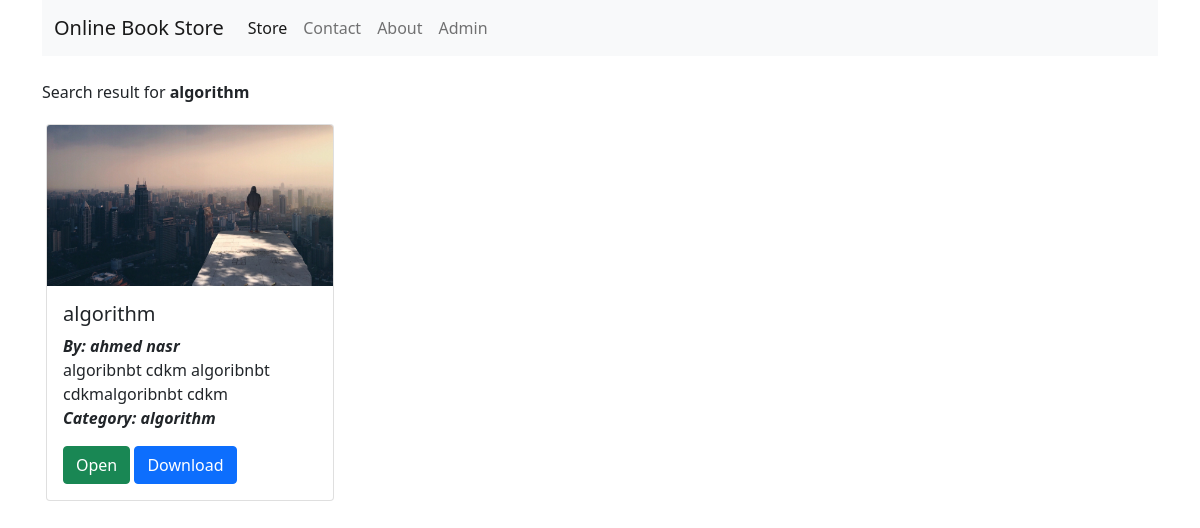
The app's page /search.php?key=algorithm (signed in) with its own data.
### tables this page shows
CREATE TABLE `books` (
  `id` int(11) NOT NULL,
  `title` varchar(255) NOT NULL,
  `author_id` int(11) NOT NULL,
  `description` text NOT NULL,
  `category_id` int(11) NOT NULL,
  `cover` varchar(255) NOT NULL,
  `file` varchar(255) NOT NULL
);

CREATE TABLE `authors` (
  `id` int(11) NOT NULL,
  `name` varchar(255) NOT NULL
);

CREATE TABLE `categories` (
  `id` int(11) NOT NULL,
  `name` varchar(255) NOT NULL
);

### php/functions.php (called while the page is built, shortened)
<?php
        function validate($data){
            $data = trim($data);
            $data = htmlspecialchars($data);
            $data = stripslashes($data);
            return $data ;
        }
        function getauthorbyid ($id , $conn){
            $sql = "SELECT * FROM authors WHERE id= ?";
            $stmt = $conn->prepare($sql);
            $stmt->execute([$id]);
                if ($stmt->rowcount() == 1){
                    $author = $stmt->fetch();
                }else {
                    $author = 0;
                }
                return $author;
        }
        function getcategorybyid ($id , $conn){
            $sql = "SELECT * FROM categories WHERE id= ?";
            $stmt = $conn->prepare($sql);
            $stmt->execute([$id]);
                if ($stmt->rowcount() == 1){
                    $category = $stmt->fetch();
                }else {
                    $category = 0;
                }
                return $category;
        }

### search.php (the view, shortened to what this page needs)
<?php
    if (isset($_SESSION['user_id']) && isset($_SESSION['user_email'])) {
        if (isset($_GET['key']) || empty($_GET['key'])){
			include "php/functions.php";
        include "db_conn.php";
        $key = validate($_GET['key']) ;
            $search = '%'.$key.'%' ;
        $sql  = "SELECT * FROM books WHERE title LIKE ? OR description LIKE ?";
        $stmt = $conn ->prepare($sql);
        $stmt->execute([$search , $search]);
?>
<!DOCTYPE html>
<html lang="en">
<head>
	<link href="https://cdn.jsdelivr.net/npm/bootstrap@5.1.1/dist/css/bootstrap.min.css" rel="stylesheet">
    <link rel="stylesheet" href="css/style.css">
</head>
<body>
	<div class="container">
		<nav class="navbar navbar-expand-lg navbar-light bg-light">
		  <div class="container-fluid">
		    <a class="navbar-brand" href="index.php">Online Book Store</a>
		    <div class="collapse navbar-collapse"
		         id="navbarSupportedContent">
		      <ul class="navbar-nav me-auto mb-2 mb-lg-0">
		        <li class="nav-item">
		          <a class="nav-link active"
		             aria-current="page"
		             href="index.php">Store</a>
		        </li>
		        <li class="nav-item">
		          <a class="nav-link"
		             href="#">Contact</a>
		        </li>
		        <li class="nav-item">
		          <a class="nav-link"
		             href="#">About</a>
		        </li>
		        <li class="nav-item">
		          		          	<a class="nav-link"
		             href="admin.php">Admin</a>
		        </li>
		      </ul>
		    </div>
		  </div>
		</nav><br>
		Search result for <b><?=$key; ?></b>
        <?php
if ($stmt ->rowCount() >= 1 ){
    $books = $stmt->fetchAll();
 ?>
 <div class="d-flex pt-3">
                        <div class="pdf-list d-flex flex-wrap">
                <?php
        foreach ($books as $book ){  ?>
            <div class="card m-1">
<img src="uploads/cover/<?=$book['cover']; ?>"
     class="card-img-top">
<div class="card-body">
    <h5 class="card-title">
        <?=$book['title'] ?></h5>
    <p class="card-text">
    <?php
    $author_id = $book['author_id'];
    if (checkidauthors($author_id , $conn)){
        if (getauthorbyid($author_id , $conn) != 0){
            $author_name = getauthorbyid($author_id , $conn)['name'];
        }else{
            $author_name = "author name is not found!";
        }
    }else{
        $author_name = "author id is not found";
    }
    ?>
        <i><b>By: <?=$author_name;?> <br></b></i>
        <?=$book['description']; ?>
        <?php
    $Category_id = $book['category_id'];
    if (checkidcategories($Category_id , $conn)){
        if (getcategorybyid($Category_id , $conn) != 0){
            $Category_name = getcategorybyid($Category_id , $conn)['name'];
        }else{
            $Category_name = "Category name is not found!";
        }
    }else{
        $Category_name = "Category id is not found";
    }
    ?>
        <br><i><b>Category: <?=$Category_name;?><br></b></i>
    </p>
   <a href="uploads/files/<?=$book['file'];?>"
      class="btn btn-success">Open</a>
    <a href="uploads/files/<?=$book['file']; ?>"
      class="btn btn-primary"
      download="<?=$book['title']?>">Download</a>
            </div>
            </div>
    <?php } ?>
     <?php  } ?>
				</div>
</body>
</html>
<?php
}else{
    header("Location: index.php");
exit;
}
    }else{
    header("location: login.php");
    exit();
    }
?>

### css/style.css (style rules this page uses)
.pdf-list { width: 80%; }
.card { width: 18rem; }

### records on screen
books: cover (picture), title "algorithm", author.name "ahmed nasr", description "algoribnbt cdkm algoribnbt cdkmalgoribnbt cdkm", category.name "algorithm"

### other values on screen
$key "algorithm"
